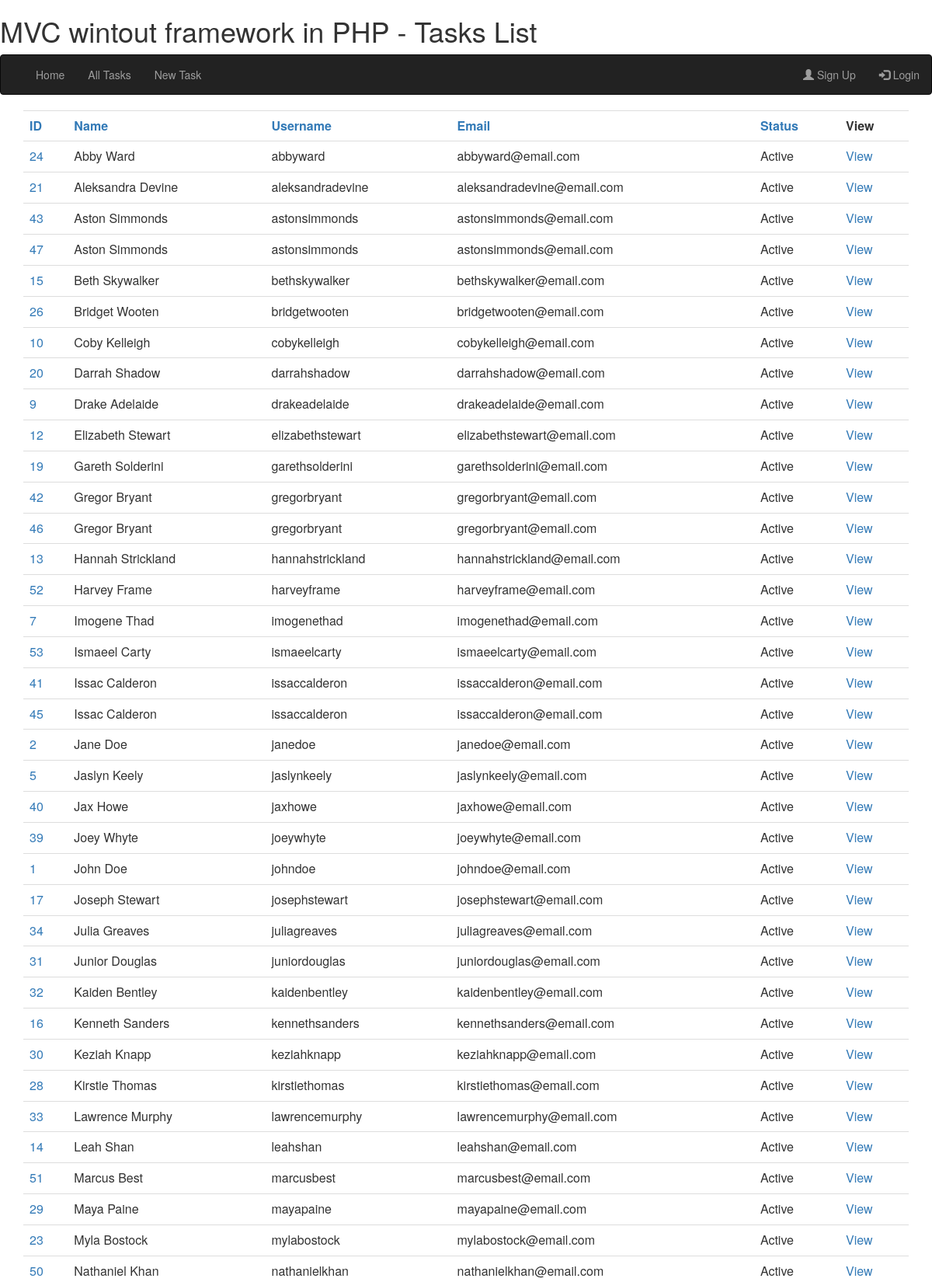
Screenshot of /tasks?sort=name (upper part) with the database file from the repository.
### tables this page shows
CREATE TABLE IF NOT EXISTS `tasks` (
  `id` int(11) NOT NULL AUTO_INCREMENT,
  `name` varchar(255) NOT NULL,
  `username` varchar(255) DEFAULT NULL,
  `email` varchar(255) NOT NULL,
  `task` mediumtext NOT NULL,
  `status` int(11) NOT NULL DEFAULT '0',
  PRIMARY KEY (`id`),
  KEY `name` (`name`)
);

### app/app.php (called while the page is built, shortened)
<?PHP
require '../config.php';
require "../routes/route.php";

### www/index.php (called while the page is built, shortened)
<?php
require "../app/app.php";
?>

### config.php (called while the page is built, shortened)
<?php
$dbconfig['server'] = "localhost";
$dbconfig['name'] = "database";
$dbconfig['username'] = "username";
$dbconfig['password'] = "password";
$dbconfig['charset'] = "utf8";

### model/database.php (called while the page is built, shortened)
<?php
class DB
{
    private $pdo = null;
    public function __construct()
    {
        global $dbconfig;
        try {
            $this->pdo = new PDO(
                "mysql:host=" . $dbconfig['server'] . ";dbname=" . $dbconfig['name'] . ";charset=" . $dbconfig['charset'], $dbconfig['username'], $dbconfig['password'],
                [
                    PDO::ATTR_ERRMODE => PDO::ERRMODE_EXCEPTION,
                    PDO::ATTR_DEFAULT_FETCH_MODE => PDO::FETCH_ASSOC,
                    PDO::ATTR_EMULATE_PREPARES => false,
                ]
            );
        } catch (Exception $ex) {die($ex->getMessage());}
    }
    public function select($sql, $cond = null)
    {
        $result = false;
        try {
            $this->stmt = $this->pdo->prepare($sql);
            $this->stmt->execute($cond);
            $result = $this->stmt->fetchAll();
        } catch (Exception $ex) {die($ex->getMessage());}
        return $result;
    }
}

### controller/tasks.php (called while the page is built, shortened)
<?php
class Tasks extends DB {
  function getall(){
    global $get_order;
    if(isset ($get_order['sort'])) {
      return $this->select("SELECT * FROM `tasks` order by ".$get_order['sort']);
    } else {
      return $this->select("SELECT * FROM `tasks`");
    }
  }
}
?>

### views/tasks.php (the view, shortened to what this page needs)
<?php
require "layout/header.php";
?>
<div class="container">
<table class="table table-hover">
<tr>
<th><a href="tasks?sort=id">ID</a></th>
<th><a href="tasks?sort=name">Name</a></th>
<th><a href="tasks?sort=username">Username</a></th>
<th><a href="tasks?sort=email">Email</a></th>
<th><a href="tasks?sort=status">Status</a></th>
<th>View</th>
</tr>
<?php
require "../model/database.php";
require "../controller/tasks.php";
$tasks = new Tasks();
foreach ($tasks->getall() as $u) {
    echo "<tr>";
    echo "<td><a href='task?id=" . $u['id'] . "'> " . $u['id'] . "</td>";
    echo "<td>" . $u['name'] . "</td>";
    echo "<td>" . $u['username'] . "</td>";
    echo "<td>" . $u['email'] . "</td>";
    if($u['status'] = 1) {
        echo "<td> Active </td>";
    } else {
        echo "<td>Not Active </td>";
    }
    echo "<td><a href='task?id=" . $u['id'] . "'> View </td>";
    echo "</tr>";
}
?>
</table>
</div>
<?php
require "layout/footer.php";
?>

### rows the page displays
tasks: id "24", name "Abby Ward", username "abbyward", email "abbyward@email.com"
tasks: id "21", name "Aleksandra Devine", username "aleksandradevine", email "aleksandradevine@email.com"
tasks: id "43", name "Aston Simmonds", username "astonsimmonds", email "astonsimmonds@email.com"
tasks: id "47", name "Aston Simmonds", username "astonsimmonds", email "astonsimmonds@email.com"
tasks: id "15", name "Beth Skywalker", username "bethskywalker", email "bethskywalker@email.com"
tasks: id "26", name "Bridget Wooten", username "bridgetwooten", email "bridgetwooten@email.com"
tasks: id "10", name "Coby Kelleigh", username "cobykelleigh", email "cobykelleigh@email.com"
tasks: id "20", name "Darrah Shadow", username "darrahshadow", email "darrahshadow@email.com"
tasks: id "9", name "Drake Adelaide", username "drakeadelaide", email "drakeadelaide@email.com"
tasks: id "12", name "Elizabeth Stewart", username "elizabethstewart", email "elizabethstewart@email.com"
tasks: id "19", name "Gareth Solderini", username "garethsolderini", email "garethsolderini@email.com"
tasks: id "42", name "Gregor Bryant", username "gregorbryant", email "gregorbryant@email.com"
tasks: id "46", name "Gregor Bryant", username "gregorbryant", email "gregorbryant@email.com"
tasks: id "13", name "Hannah Strickland", username "hannahstrickland", email "hannahstrickland@email.com"
tasks: id "52", name "Harvey Frame", username "harveyframe", email "harveyframe@email.com"
tasks: id "7", name "Imogene Thad", username "imogenethad", email "imogenethad@email.com"
tasks: id "53", name "Ismaeel Carty", username "ismaeelcarty", email "ismaeelcarty@email.com"
tasks: id "41", name "Issac Calderon", username "issaccalderon", email "issaccalderon@email.com"
tasks: id "45", name "Issac Calderon", username "issaccalderon", email "issaccalderon@email.com"
tasks: id "2", name "Jane Doe", username "janedoe", email "janedoe@email.com"
tasks: id "5", name "Jaslyn Keely", username "jaslynkeely", email "jaslynkeely@email.com"
tasks: id "40", name "Jax Howe", username "jaxhowe", email "jaxhowe@email.com"
tasks: id "39", name "Joey Whyte", username "joeywhyte", email "joeywhyte@email.com"
tasks: id "1", name "John Doe", username "johndoe", email "johndoe@email.com"
tasks: id "17", name "Joseph Stewart", username "josephstewart", email "josephstewart@email.com"
tasks: id "34", name "Julia Greaves", username "juliagreaves", email "juliagreaves@email.com"
tasks: id "31", name "Junior Douglas", username "juniordouglas", email "juniordouglas@email.com"
tasks: id "32", name "Kaiden Bentley", username "kaidenbentley", email "kaidenbentley@email.com"
tasks: id "16", name "Kenneth Sanders", username "kennethsanders", email "kennethsanders@email.com"
tasks: id "30", name "Keziah Knapp", username "keziahknapp", email "keziahknapp@email.com"
tasks: id "28", name "Kirstie Thomas", username "kirstiethomas", email "kirstiethomas@email.com"
tasks: id "33", name "Lawrence Murphy", username "lawrencemurphy", email "lawrencemurphy@email.com"
tasks: id "14", name "Leah Shan", username "leahshan", email "leahshan@email.com"
tasks: id "51", name "Marcus Best", username "marcusbest", email "marcusbest@email.com"
tasks: id "29", name "Maya Paine", username "mayapaine", email "mayapaine@email.com"
tasks: id "23", name "Myla Bostock", username "mylabostock", email "mylabostock@email.com"
tasks: id "50", name "Nathaniel Khan", username "nathanielkhan", email "nathanielkhan@email.com"

### other values shown
$site_title "MVC wintout framework in PHP"
$page_title "Tasks List"
